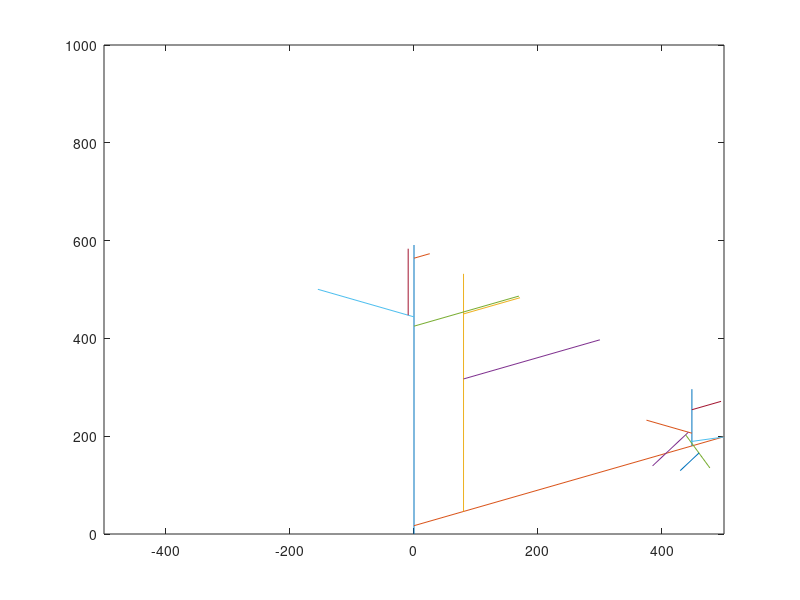

Recreate this plot in MATLAB.
function [] = actinfun()
clc; clear all; close all;

Nsteps=3000;

Actin = zeros(1,6); % [units, angle, Xloc, Yloc]
Actin(1,1) = 0;		% N monomers in Factin segment
Actin(1,2) = 90;	% Filament angle (starting angle = 90 degrees)
Actin(1,3) = 0;		% Filament start location X
Actin(1,4) = 0;		% Filament start location Y
Actin(1,5) = 0;		% Filament end location X
Actin(1,6) = 0;		% Filament end location Y


Arp = zeros(1,4); % [Actin ID, angle, Xloc, Yloc]
Arp(1,1) = 1;		% Initial Factin ID = 1
Arp(1,2) = 70;		% +70 or -70
Arp(1,3) = 0;		% Branching location X
Arp(1,4) = 0;		% Branching location Y



PolyRate = .2;
ArpRate = .001;

ActinSize = 1;
ArpAngle = 70;



for nT = 1:Nsteps
	
	NFact = numel(Actin(:,1));

	for aN=1:NFact
	
		rv=rand(2,1);
	
		if PolyRate > rv(1)
			Actin(aN,1) = Actin(aN,1)+1;
		end
	
		if PolyRate > rv(1)
			Actin(aN,5) = cosd(Actin(aN,2))*Actin(aN,1) + Actin(aN,3);
			Actin(aN,6) = sind(Actin(aN,2))*Actin(aN,1) + Actin(aN,4);
		end
		
		if ArpRate > rv(2)
			Arp(aN+1,3) = Actin(aN,5);
			Arp(aN+1,4) = Actin(aN,6);
			Actin(NFact+1,1) = 1;							% N monomers in Factin segment
			Actin(NFact+1,2) = (Actin(aN,2)) + ArpAngle * (round(exp(round(rand)))-2);	% Filament angle
			Actin(NFact+1,3) = Actin(aN,5);				% Filament start location X
			Actin(NFact+1,4) = Actin(aN,6);				% Filament start location Y
			Actin(NFact+1,5) = Actin(aN,5);				% Filament end location X
			Actin(NFact+1,6) = Actin(aN,6);				% Filament end location Y
		end
		

	end
	
	doLivePlot=0;
	if doLivePlot
	figure(1)
	scatter([Actin(:,3); Actin(:,5)], [Actin(:,4); Actin(:,6)])
	axis([-300 300 0 500])
	hold on;
	end

end

	

	figure(2)
	for pnum=1:numel(Actin(:,1))
	plot([Actin(pnum,3) Actin(pnum,5)], [Actin(pnum,4) Actin(pnum,6)])
	axis([-500 500 0 1000])
	hold on;
	end
	% drawnow;


end
